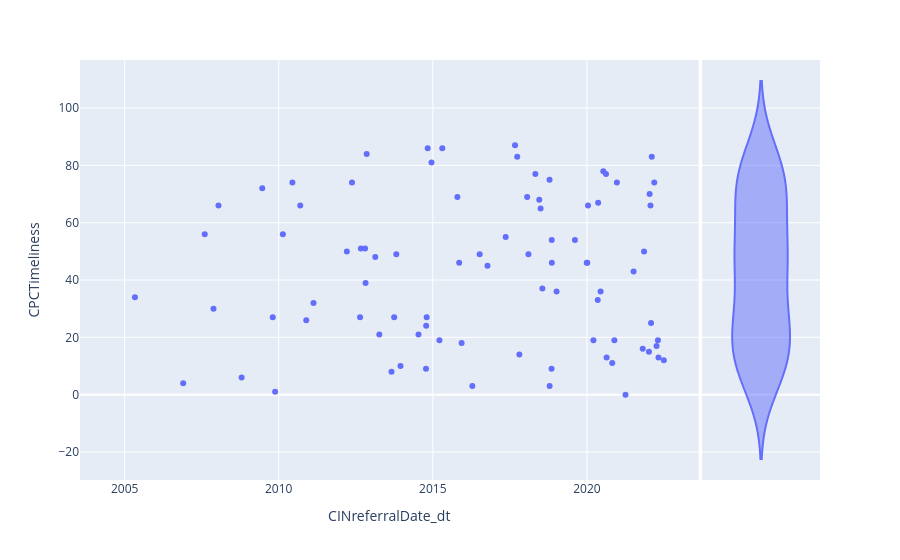

Source (notebook cell):
### Code cell
marginal_scatter = px.scatter(cin,
                              x='CINreferralDate_dt',
                              y='CPCTimeliness',
                              #trendline='ols'
                              marginal_y='violin',
                              #marginal_x='rug',
                              #color='PrimaryNeedCode'
                              )

marginal_scatter.show()
